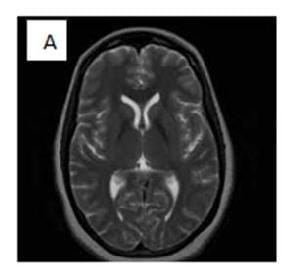
#> input picture Assignment2/normal.jpg, 284 x 279 px, found by its file name
$ python subtraction.py
#> lines starting #> are read from the running program, lines starting #| are printed output that depends on the picture; pictures that were not available may be replaced by others from this repository, and a replacement may not be noted
import cv2
import numpy as np
import matplotlib.pyplot as plt

# 🔹 Load two images (for example, original and modified/cropped part)
img1_path = r"F:\python\AI\dip\task\normal.jpg"   # first cropped half
img2_path = r"F:\python\AI\dip\task\tumor.jpg"   # second cropped half

# 🔹 Read images
img1 = cv2.imread(img1_path)
#> img1 is the input picture: shape (279, 284, 3); mean B, G, R 81.2, 81.2, 81.2
img2 = cv2.imread(img2_path)
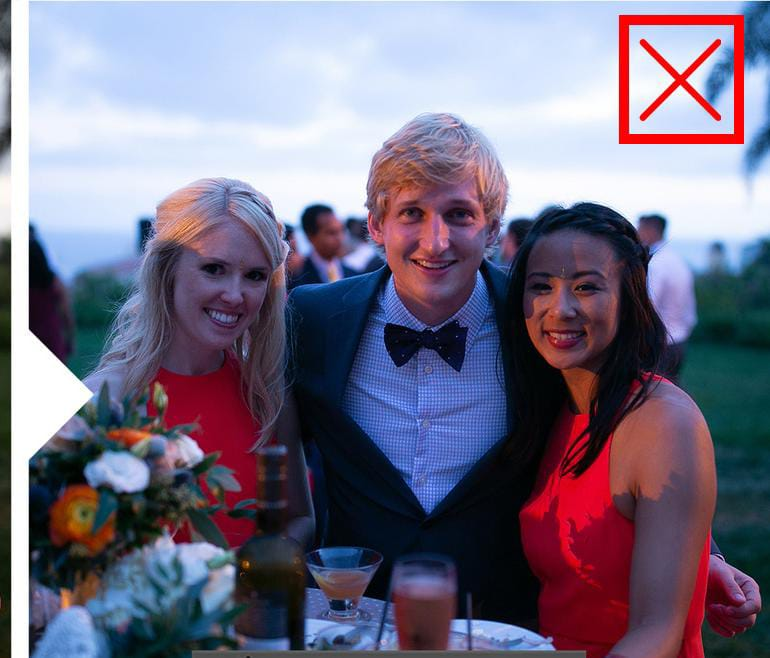
#> input picture Assignment2/image1.jpg, 770 x 658 px, given in place of tumor.jpg, which was not available
#> img2 is the input picture: shape (658, 770, 3); mean B, G, R 133.6, 112.7, 118.4

# 🔹 Check if loaded
if img1 is None or img2 is None:
    print("Error: Could not load one or both images.")
    exit()

# 🔹 Resize both to same size for arithmetic operations
img1 = cv2.resize(img1, (256, 256))
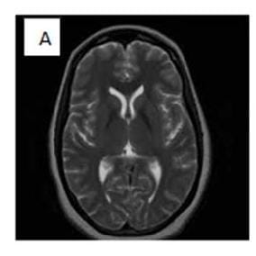
#> img1: shape (256, 256, 3); mean B, G, R 81.1, 81.1, 81.1
img2 = cv2.resize(img2, (256, 256))
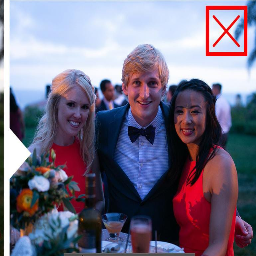
#> img2: shape (256, 256, 3); mean B, G, R 133.4, 112.5, 118.2

# -------------------------------------------------------------
# 🟣 1. IMAGE SUBTRACTION
# -------------------------------------------------------------
# Subtracts pixel values to find difference between the two
subtracted = cv2.subtract(img1, img2)
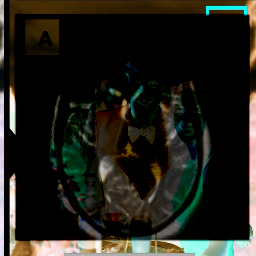
#> subtracted: shape (256, 256, 3); mean B, G, R 25, 32.1, 32.4

# -------------------------------------------------------------
# 🟢 2. IMAGE MULTIPLICATION
# -------------------------------------------------------------
# Multiplies pixel intensities → emphasizes overlapping bright areas
# Normalize result to keep within valid range
multiplied = cv2.multiply(img1, img2)
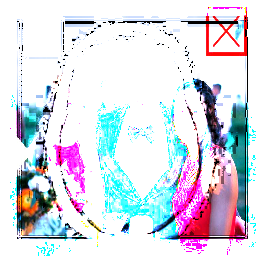
#> multiplied: shape (256, 256, 3); mean B, G, R 228.6, 218.7, 217
multiplied = cv2.normalize(multiplied, None, 0, 255, cv2.NORM_MINMAX)
multiplied = multiplied.astype(np.uint8)

# -------------------------------------------------------------
# 🔹 Display Results
# -------------------------------------------------------------
titles = ['Image 1', 'Image 2', 'Subtraction', 'Multiplication']
images = [img1, img2, subtracted, multiplied]

plt.figure(figsize=(12, 6))
for i in range(4):
    plt.subplot(1, 4, i + 1)
    plt.imshow(cv2.cvtColor(images[i], cv2.COLOR_BGR2RGB))
    plt.title(titles[i])
    plt.axis('off')

plt.tight_layout()
plt.show()
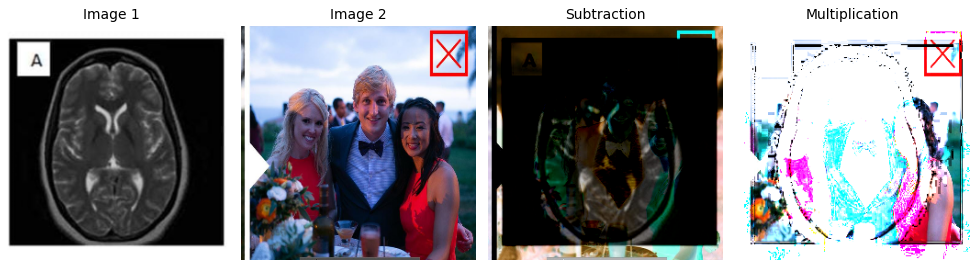
#> figure drawn by matplotlib, 4 panels

# -------------------------------------------------------------
# 🔹 Save results (optional)
# -------------------------------------------------------------
cv2.imwrite(r"F:\python\AI\dip\task\subtracted.jpg", subtracted)
cv2.imwrite(r"F:\python\AI\dip\task\multiplied.jpg", multiplied)

print("✅ Image subtraction and multiplication done successfully!")
